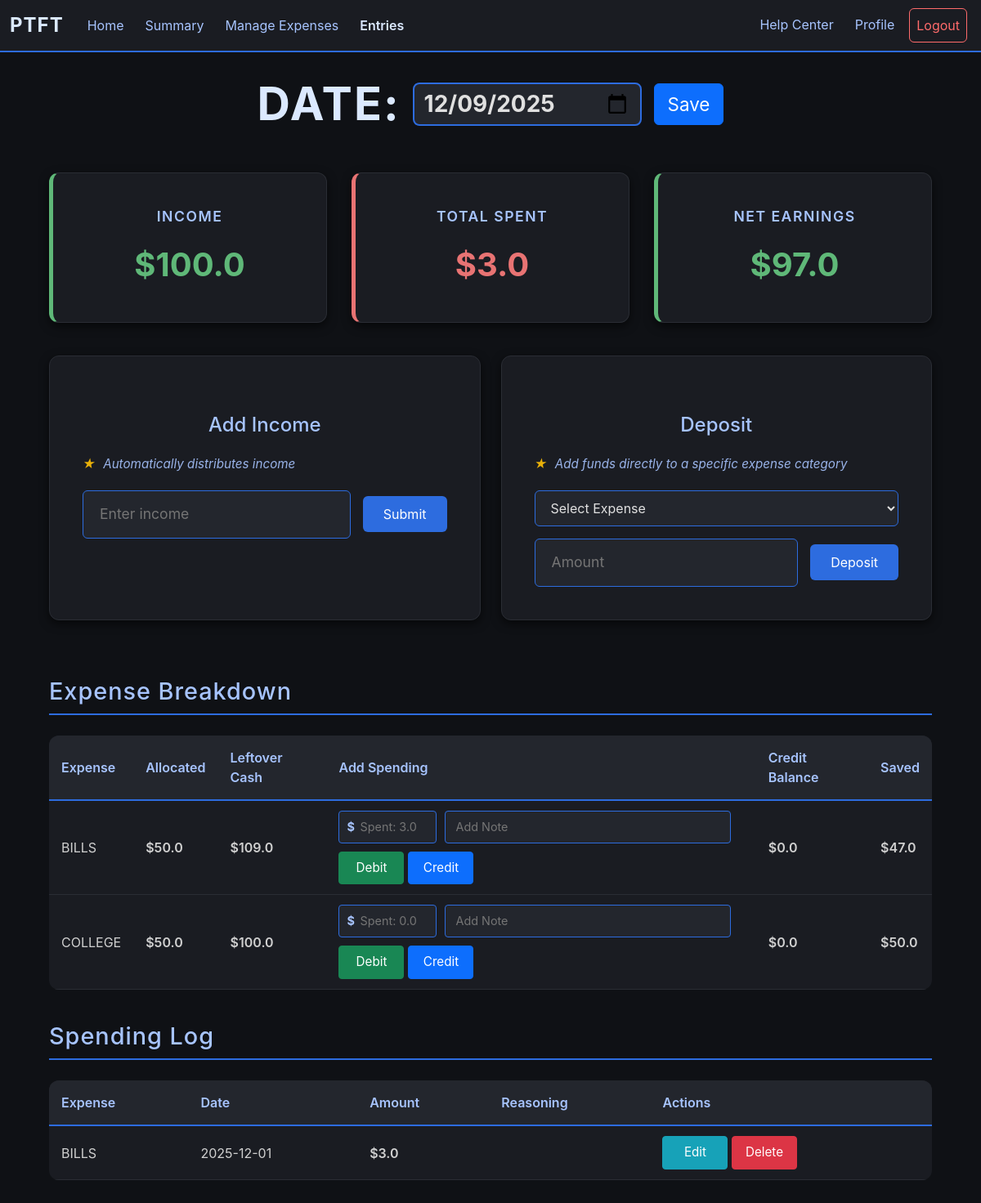
The page /entry/view_entry/1 (signed in) on the database as committed earlier.
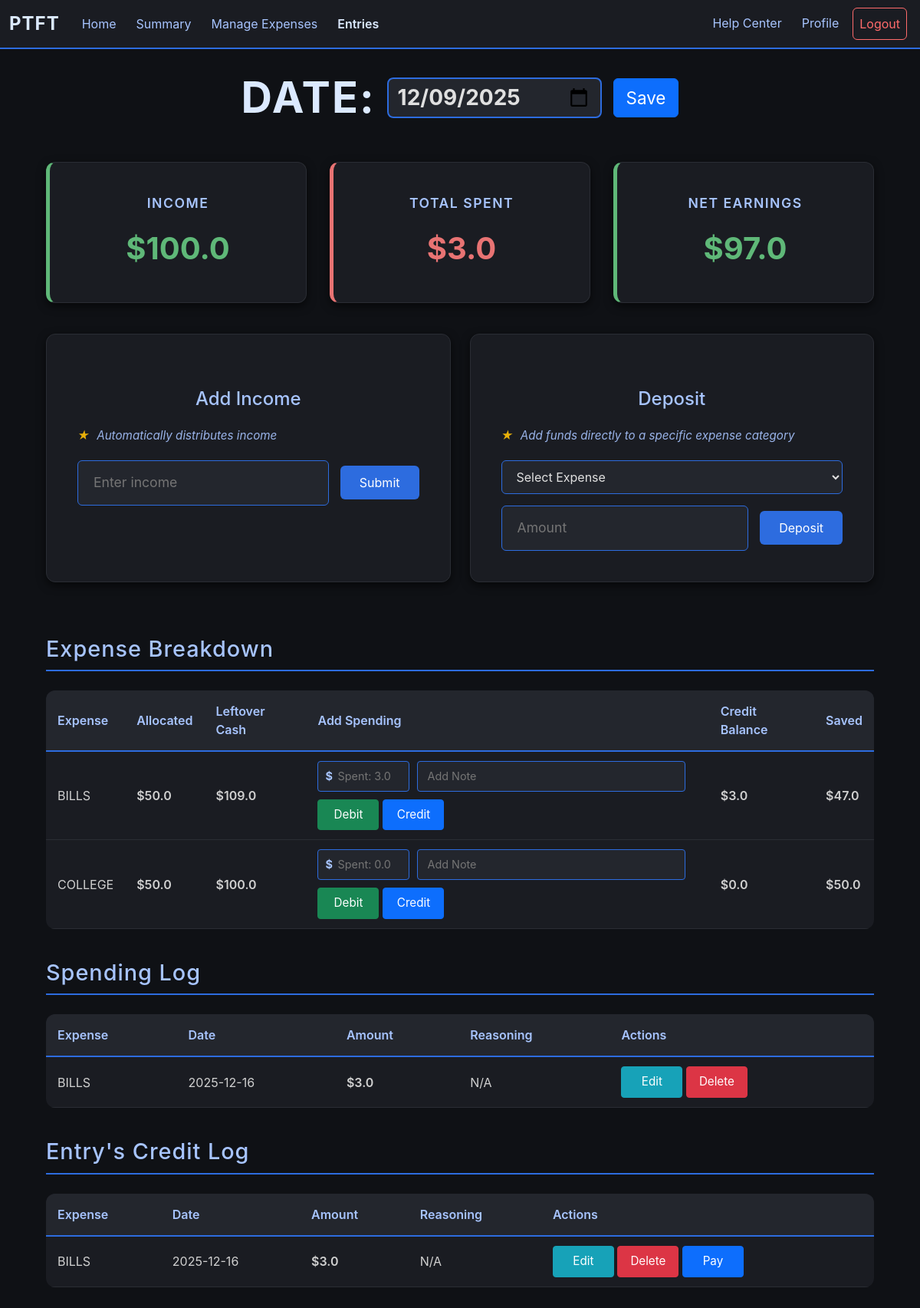
The same page on the database as committed later.
### app/models.py (models this page shows, shortened)
class Entry(db.Model):        #Stores each entry per user
    id = db.Column(db.Integer, primary_key = True)
    user_id = db.Column(db.Integer, db.ForeignKey("user.id"))
    income = db.Column(db.Float, default = 0.0)
    date = db.Column(db.Integer, default = date.today())

class Exp_Snap(db.Model):       #Stores a snapshot of the expense
    id = db.Column(db.Integer, primary_key = True)
    entry_id = db.Column(db.Integer)
    user_id = db.Column(db.Integer)
    expense_id = db.Column(db.Integer)
    expense_name = db.Column(db.String)
    expense_percentage = db.Column(db.Float)
    expense_earnings = db.Column(db.Float, default = 0.0)
    total_spending = db.Column(db.Float, default = 0.0)
    credit_balance = db.Column(db.Float, default = 0.0)
    def set_earnings(self, amount):
        self.expense_earnings = amount
    def get_savings(self):
        savings = round((self.expense_earnings - self.total_spending), 2)
        return savings

class Transaction(db.Model):        #Stores every transaction per entry
    id = db.Column(db.Integer, primary_key = True)
    entry_id = db.Column(db.Integer)
    user_id = db.Column(db.Integer)
    expense_id = db.Column(db.Integer)
    expense_name = db.Column(db.String)
    amount = db.Column(db.Float)
    credit_status = db.Column(db.Boolean, default = False)
    deposit_status = db.Column(db.Boolean, default = False)
    reasoning = db.Column(db.String(100), default = "N/A")
    date = db.Column(db.Integer, default = date.today())

### app/routes/entry.py (the view)
@entry.route("/entry/view_entry/<entry_id>", methods=["GET"])
def view_entry(entry_id):
    if helper.check_login():
        snapshots = Exp_Snap.query.filter_by(entry_id = int(entry_id)).all()
        entry = Entry.query.filter_by(id = int(entry_id)).first()
        est_balance = {}        #Links the expense's total savings (amount able to spend) to the snapshot of the expense
        if request.method == "GET":
            for snapshot in snapshots:      #Calculate expense earnings using entry's total earned
                earnings = round((entry.income * snapshot.expense_percentage/100), 2)
                snapshot.set_earnings(earnings)
                savings = helper.calc_savings(snapshot.expense_id)      #Calculates the total savings to send to front
                est_balance[snapshot] = round(savings,2)
            spending = Transaction.query.filter_by(entry_id = entry_id, credit_status = False, deposit_status = False).all()
            credits = Transaction.query.filter_by(entry_id = entry_id, credit_status = True, deposit_status = False).all()
            deposits = Transaction.query.filter_by(entry_id = entry_id, credit_status = False, deposit_status = True).all()
            total_spent = 0
            for spend in spending:
                total_spent += spend.amount
            total_spent = round(total_spent, 2)
            net_earnings = round(entry.income - total_spent, 2)
            db.session.commit()
            return render_template("view_entry.html", snapshots = snapshots, entry = entry, est_balance = est_balance, spending = spending, net_earnings = net_earnings, total_spent = total_spent, deposits = deposits, credits = credits)
        else:
            return redirect(url_for("entry.all_entry"))
    else:
        return redirect(url_for("user.login"))

### app/helper.py (called while the page is built)
def check_login():
    return "user_id" in session

def calc_savings(expense_id):
    snaps = Exp_Snap.query.filter_by(expense_id = expense_id).all()
    deposits = Transaction.query.filter_by(expense_id = expense_id, user_id = session["user_id"], deposit_status = True).all()
    earnings = 0
    for deposit in deposits:        #Calculating total deposit for desired expense
        earnings += deposit.amount
    spending = 0
    for snap in snaps:      #Calculating total spending and income for desired expense
        earnings += snap.expense_earnings
        spending += snap.total_spending
    return round(earnings-spending, 2)      #Returns savings amount

### app/templates/view_entry.html (shortened to what this page needs)
{% extends "budget_base.html" %}
{% block content %}
<link rel="stylesheet" href="{{ url_for('static', filename='style.css') }}">
<div class="expense-container">
    <div class="date-editor">
        <h1 class="main-title">
            <form action="/update_date/{{entry.id}}" method="POST" class="inline-date-form">
                <span>DATE:</span>
                <input type="date" value="{{entry.date}}" name="new_date" class="date-input-title">
                <button type="submit" class="btn btn-primary">Save</button>
            </form>
        </h1>
    </div>
    <div class="entry-overview">
        <div class="entry-stat income">
            <div class="entry-stat-label"> Income</div>
            <div class="entry-stat-value">${{ entry.income }}</div>
        </div>
        <div class="entry-stat spent">
            <div class="entry-stat-label">Total Spent</div>
            <div class="entry-stat-value">${{ total_spent }}</div>
        </div>
        <div class="entry-stat {% if entry.income - total_spent >= 0 %}income{% else %}spent{% endif %}">
            <div class="entry-stat-label">Net Earnings</div>
            <div class="entry-stat-value">${{net_earnings}}</div>
        </div>
    </div>
        <div class="function-sections">
            <div class="form-section">
                <h2 class="form-title">Add Income</h2>
                <p class="function-helper-text"><span class="tip-star">★</span> Automatically distributes income</p>
                <form action="/add_income/{{entry.id}}" method="POST" class="inline-form">
                    <div class="input-wrapper">
                        <input type="number" step="0.01" name="income" placeholder="Enter income" required>
                    </div>
                    <button type="submit" class="form-btn">Submit</button>
                </form>
            </div>
            <div class="form-section">
                <h2 class="form-title">Deposit</h2>
                    <p class="function-helper-text"><span class="tip-star">★</span> Add funds directly to a specific expense category</p>
                    <form action="/entry_deposit" method="POST" class="inline-form">
                        <select name="snap_id" required>
                            <option value="">Select Expense</option>
                        </select>
                        <div class="input-wrapper">
                            <input type="number" step="0.01" name="amount" placeholder="Amount"  required>
                        </div>
                        <button type="submit" class="form-btn">Deposit</button>
                </form>
            </div>
    </div>
    <h1 class="section-title">Expense Breakdown</h1>
    <table class="expense-table">
        <thead>
            <tr>
                <th>Expense</th>
                <th>Allocated</th>
                <th>Leftover Cash</th>
                <th>Add Spending</th>
                <th>Credit Balance</th>
                <th>Saved</th>
            </tr>
        </thead>
        <tbody>
            {% for snapshot in snapshots %}
            <tr>
                <td>{{snapshot.expense_name}}</td>
                <td class="earnings-cell">${{snapshot.expense_earnings}}</td>
                <td class="balance-cell">${{est_balance[snapshot]}}</td>
                <td>
                    <form action="/add_spending/{{snapshot.id}}" method="POST" class="spending-form">
                        <div class="spending-inputs">
                            <div class="input-wrapper-small">
                                <span class="currency-symbol-small">$</span>
                                <input type="number" step="0.01" placeholder="Spent: {{snapshot.total_spending}}" name="spending" required>
                            </div>
                            <input type="text" placeholder="Add Note" name="reasoning" class="note-input">
                        </div>
                        <div class="spending-buttons">
                            <button type="submit" class="btn btn-success btn-sm">Debit</button>
                            <button type="submit" class="btn btn-primary btn-sm" formaction="/add_credit/{{snapshot.id}}">Credit</button>
                        </div>
                    </form>
                </td>
                <td class="spent-cell">${{snapshot.credit_balance}}</td>
                <td class="savings-cell">${{snapshot.get_savings()}}</td>
            </tr>
            {% endfor %}
        </tbody>
    </table>
    {% if spending %}
    <h1 class="section-title">Spending Log</h1>
    <table class="expense-table">
        <thead>
            <tr>
                <th>Expense</th>
                <th>Date</th>
                <th>Amount</th>
                <th>Reasoning</th>
                <th>Actions</th>
            </tr>
        </thead>
        <tbody>
            {% for spent in spending %}
            <tr class="log-row {% if spent.credit_status %}credit-row{% endif %}" data-row-id="spending-{{spent.id}}">
                <td>{{spent.expense_name}}</td>
                <td>
                    <div class="display-mode">
                        <span class="display-text">{{spent.date}}</span>
                    </div>
                </td>
                <td>
                    <div class="display-mode">
                        <span class="display-text spent-cell">${{spent.amount}}</span>
                    </div>
                </td>
                <td>
                    <div class="display-mode">
                        <span class="display-text">{{spent.reasoning}}</span>
                    </div>
                </td>
                <td>
                    <button class="btn btn-info btn-dark btn-sm edit-toggle-btn" onclick="toggleEdit('spending-{{spent.id}}')">Edit</button>
                    <form action="/delete_transaction/{{spent.id}}" method="POST" style="display: inline;">
                        <button class="btn btn-danger btn-sm" type="submit">Delete</button>
                    </form>
                </td>
            </tr>
            {% endfor %}
        </tbody>
    </table>
    {% endif %}
    {% if credits %}
    <h1 class="section-title">Entry's Credit Log</h1>
    <table class="expense-table">
        <thead>
            <tr>
                <th>Expense</th>
                <th>Date</th>
                <th>Amount</th>
                <th>Reasoning</th>
                <th>Actions</th>
            </tr>
        </thead>
        <tbody>
            {% for credit in credits %}
            <tr class="log-row" data-row-id="spending-{{credit.id}}">
                <td>{{credit.expense_name}}</td>
                <td>
                    <div class="display-mode">
                        <span class="display-text">{{credit.date}}</span>
                    </div>
                </td>
                <td>
                    <div class="display-mode">
                        <span class="display-text spent-cell">${{credit.amount}}</span>
                    </div>
                </td>
                <td>
                    <div class="display-mode">
                        <span class="display-text">{{credit.reasoning}}</span>
                    </div>
                </td>
                <td>
                    <button class="btn btn-info btn-dark btn-sm edit-toggle-btn" onclick="toggleEdit('spending-{{credit.id}}')">Edit</button>
                    <form action="/delete_transaction/{{credit.id}}" method="POST" style="display: inline;">
                        <button class="btn btn-danger btn-sm" type="submit">Delete</button>
                        {% if credit.credit_status %}
                        <button class="btn btn-primary btn-sm" type="submit" formaction="/pay_credit/{{credit.id}}">Pay</button>
                        {% endif %}
                    </form>
                </td>
            </tr>
            {% endfor %}
        </tbody>
    </table>
    {% endif %}
</div>
{% endblock %}

### app/templates/budget_base.html (shortened to what this page needs)
<!doctype html>
<html lang="en-US">
  <head>
    {% block css %}
      <link href="https://cdn.jsdelivr.net/npm/bootstrap@5.3.8/dist/css/bootstrap.min.css" rel="stylesheet">
      <link rel="stylesheet" href="{{ url_for('static', filename='style.css') }}">
    {% endblock %}
  </head>
  <body>
    <nav class="navbar navbar-expand-lg">
      <div class="container-fluid">
        <a class="navbar-brand" href="#">PTFT</a>
        <div class="collapse navbar-collapse" id="navbarNav">
          <ul class="navbar-nav me-auto">
            <li class="nav-item">
              <a class="nav-link" href="/home">Home</a>
            </li>
            <li class="nav-item">
              <a class="nav-link" href="/summary">Summary</a>
            </li>
            <li class="nav-item">
              <a class="nav-link" href="/expenses">Manage Expenses</a>
            </li>
            <li class="nav-item">
              <a class="nav-link entries-link" href="/entry">Entries</a>
            </li>
          </ul>
          <ul class="navbar-nav ms-auto">
            <li class="nav-item">
              <a class="nav-link" href="/help">Help Center</a>
            </li>
            <li class="nav-item">
              <a class="nav-link" href="/profile">Profile</a>
            </li>
            <li class="nav-item">
              <a class="nav-link logout" href="/logout">Logout</a>
            </li>
          </ul>
        </div>
      </div>
    </nav>
    {% block content%}
    {% endblock%}
  </body>
</html>

Rows that differ between the two databases and show on the page:
changed Exp_Snap "BILLS": credit_balance "0.0" → "3.0"
changed Transaction (number 1 of 2 on the later page): date "2025-12-01" → "2025-12-16"; reasoning (not shown) → "N/A"
added Transaction: expense_name "BILLS", date "2025-12-16", amount "3.0", reasoning "N/A", shown under "Entry's Credit Log"
Other text that changed with them:
text now shown: "Entry's Credit Log Expense Date Amount Reasoning Actions"
